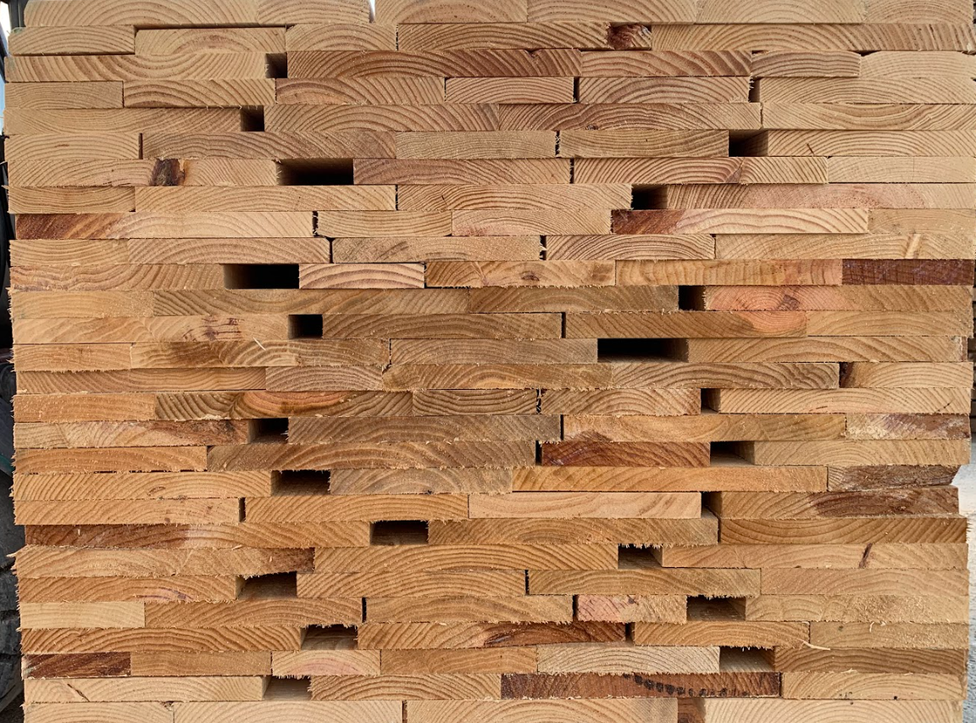
#> input picture scripts/tablas.png, 976 x 723 px, shrunk from 1152 x 853 before the run
$ jupyter execute ejemploDocumentacionLineasRectas.ipynb
#> lines starting #> are read from the running program, lines starting #| are printed output that depends on the picture; after the words box and inside, x2 and y2 are one past the last pixel; in counts of white or black regions, pixels touching at a corner belong together
# Ejemplo lineas rectas OpenCV documentación

[cell 1]
import numpy as np
import sys
import cv2 as cv
from matplotlib import pyplot as plt
import pylab # this allows you to control figure size

[cell 2]
pylab.rcParams['figure.figsize'] = (10.0, 8.0) # this controls figure size in the notebook

img1 = cv.imread("tablas.png")
#> img1 is the input picture: shape (723, 976, 3); mean B, G, R 91.2, 129.5, 174.7
tablasGrises= cv.cvtColor(img1, cv.COLOR_BGR2GRAY)
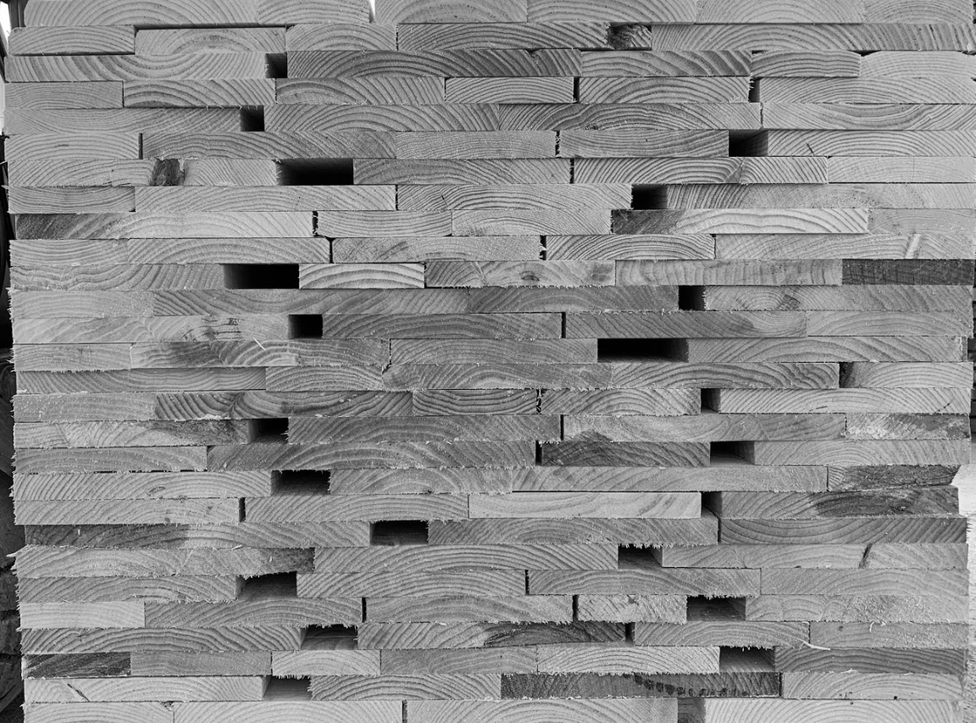
#> tablasGrises: shape (723, 976); min 0, max 255, mean 138.6


plt.imshow(tablasGrises, cmap='gray')

[cell 3]
gray = cv.bitwise_not(tablasGrises)
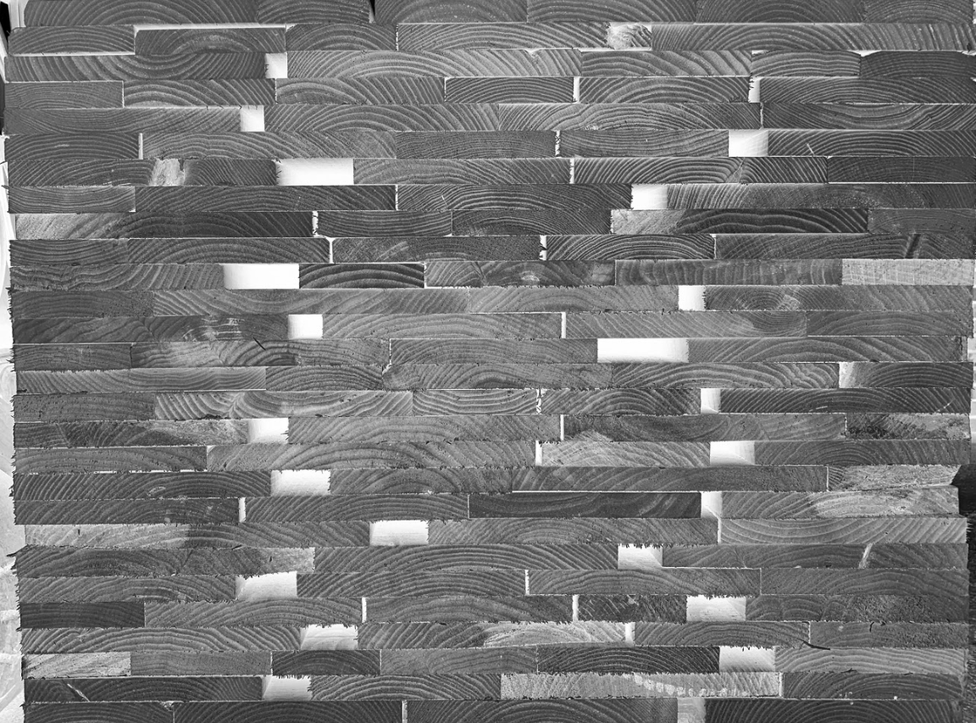
#> gray: shape (723, 976); min 0, max 255, mean 116.4
bw = cv.adaptiveThreshold(gray, 255, cv.ADAPTIVE_THRESH_MEAN_C, \
                                cv.THRESH_BINARY, 15, -2)
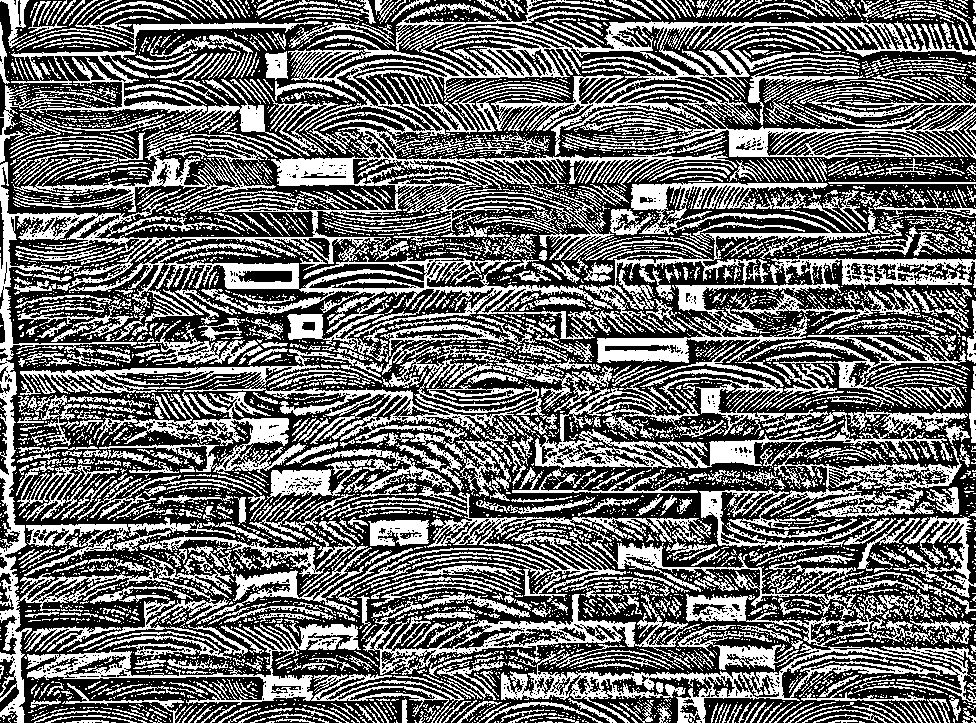
#> bw: shape (723, 976); 41.7% white; 5883 white regions (4866 under 20 px), largest, box (x1, y1, x2, y2) and area: (288, 0, 976, 181) 29787, (0, 127, 737, 723) 27951, (535, 369, 968, 538) 15369
plt.imshow(bw, cmap='gray')

[cell 4]
 # Create the images that will use to extract the horizontal and vertical lines
horizontal = np.copy(bw)
vertical = np.copy(bw)

[cell 5]
# Specify size on horizontal axis
cols = horizontal.shape[1]
#> cols = 976
horizontal_size = cols // 30
#> horizontal_size = 32
# Create structure element for extracting horizontal lines through morphology operations
horizontalStructure = cv.getStructuringElement(cv.MORPH_RECT, (horizontal_size, 1))
# Apply morphology operations

horizontal = cv.erode(horizontal, horizontalStructure, iterations=1)
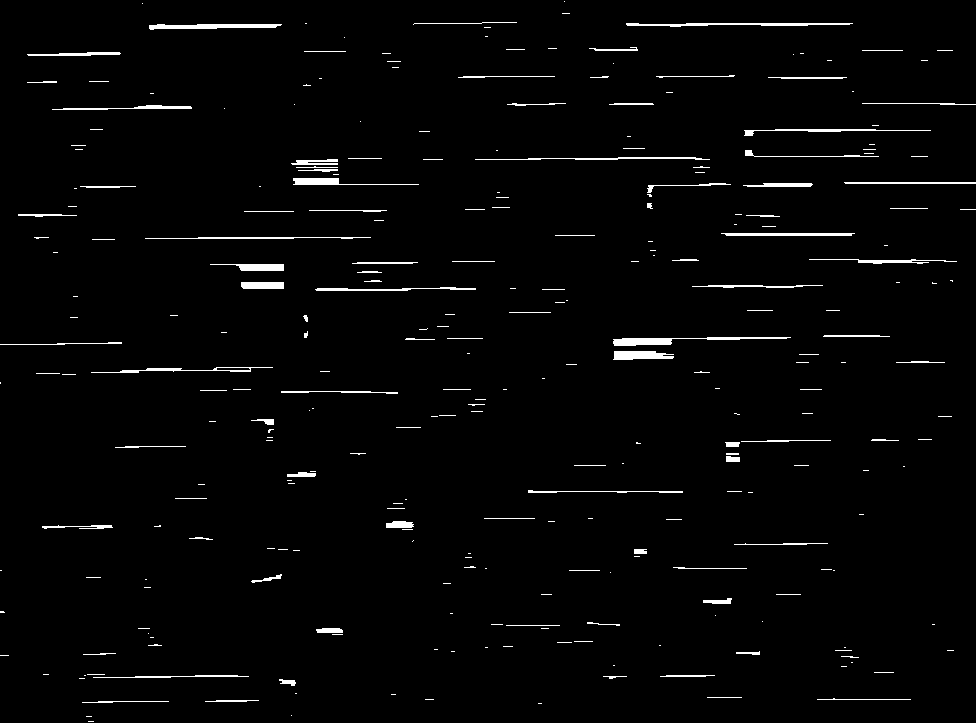
#> horizontal: shape (723, 976); 2.1% white; 285 white regions (174 under 20 px), largest, box (x1, y1, x2, y2) and area: (613, 337, 791, 346) 654, (149, 24, 282, 30) 552, (626, 23, 853, 27) 543
horizontal = cv.dilate(horizontal, horizontalStructure, iterations=1)
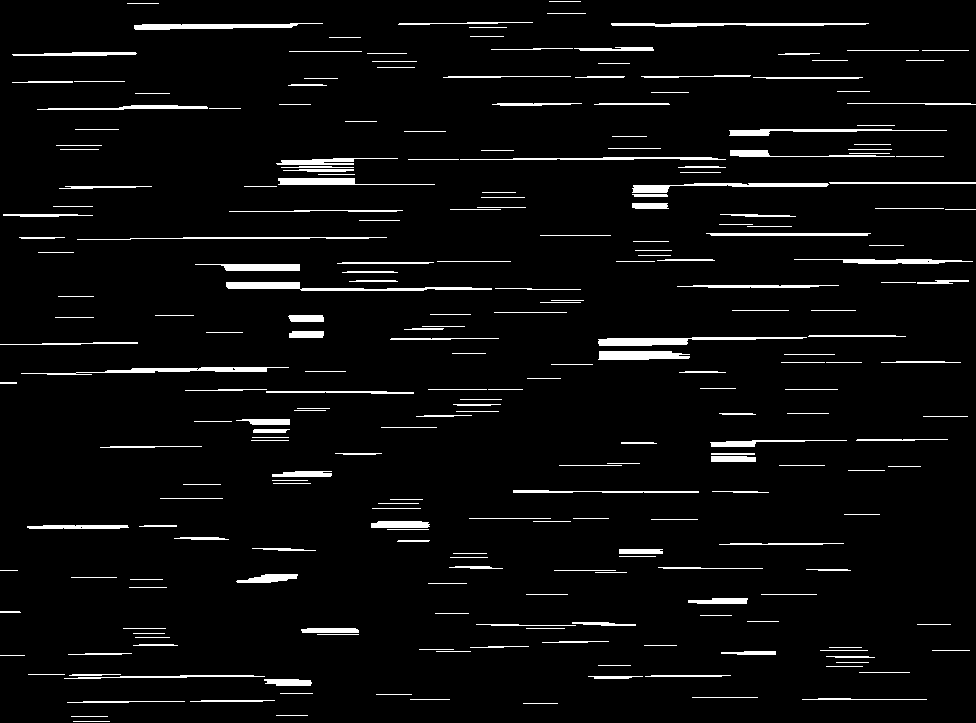
#> horizontal: shape (723, 976); 4.5% white; 255 white regions (1 under 20 px), largest, box (x1, y1, x2, y2) and area: (226, 282, 492, 291) 1036, (598, 337, 807, 346) 964, (21, 367, 289, 375) 827
plt.imshow(horizontal, cmap='gray')

[cell 6]
  # Specify size on vertical axis
rows = vertical.shape[0]
#> rows = 723
verticalsize = rows // 30
#> verticalsize = 24
# Create structure element for extracting vertical lines through morphology operations
verticalStructure = cv.getStructuringElement(cv.MORPH_RECT, (1, verticalsize))
#> verticalStructure = 24 values from 1 to 1
# Apply morphology operations
vertical = cv.erode(vertical, verticalStructure)
#> vertical: shape (723, 976); 0.36% white; 124 white regions (96 under 20 px), largest, box (x1, y1, x2, y2) and area: (2, 199, 11, 276) 300, (7, 402, 13, 477) 273, (4, 296, 12, 349) 179
vertical = cv.dilate(vertical, verticalStructure)
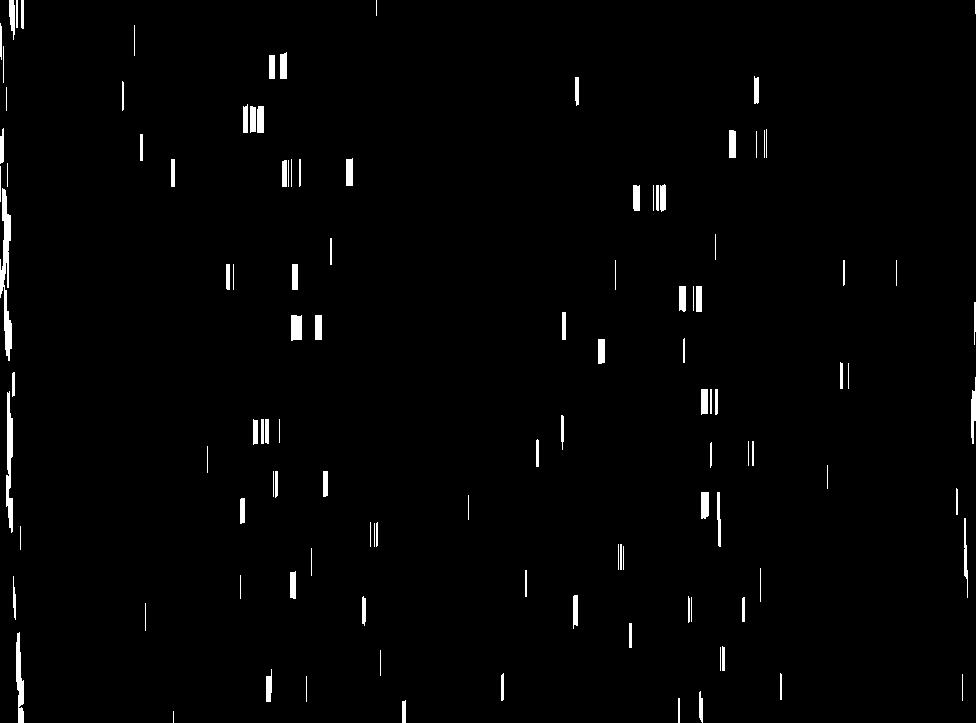
#> vertical: shape (723, 976); 1.6% white; 114 white regions (3 under 20 px), largest, box (x1, y1, x2, y2) and area: (0, 188, 12, 361) 1004, (6, 391, 13, 533) 645, (16, 632, 24, 723) 460


plt.imshow(vertical, cmap='gray')

$ run again, with scripts/canalV.jpg saved as scripts/tablas.png
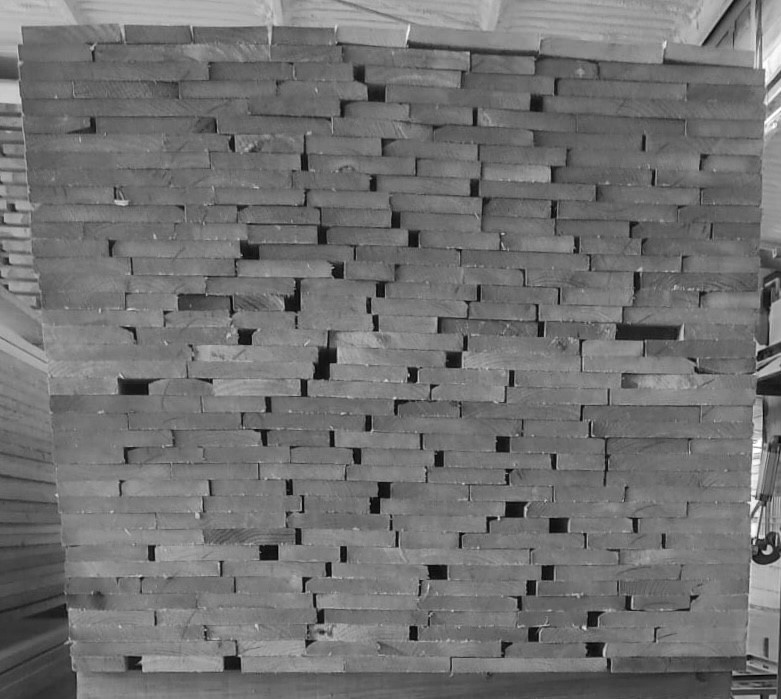
#> input picture scripts/canalV.jpg, 781 x 699 px
#> img1 is the input picture: shape (699, 781, 3); min 0, max 255, mean 113.4
#> `bw = cv.adaptiveThreshold(gray, 255, cv.ADAPTIVE_THRESH_MEAN_C, \ cv.T..`:
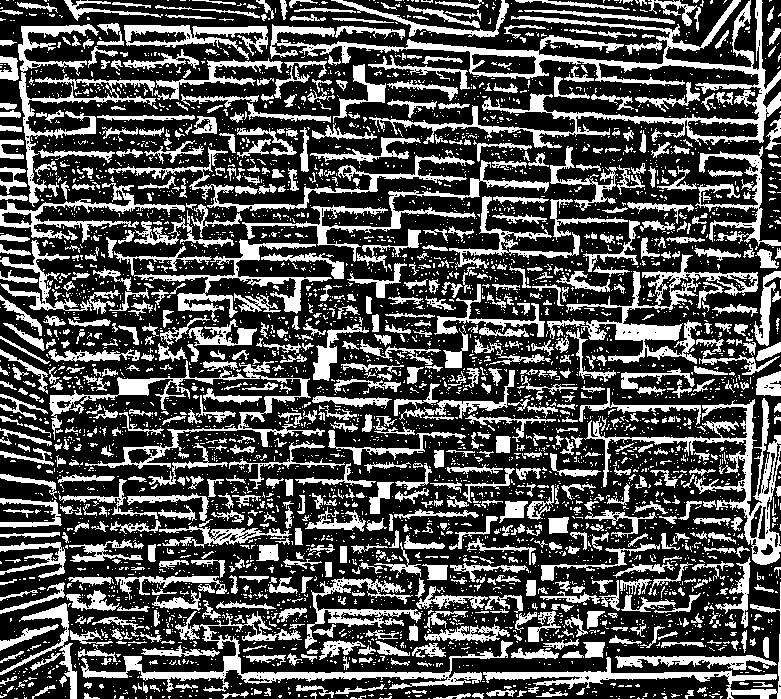
#> bw: shape (699, 781); 31.2% white; 4727 white regions (3913 under 20 px), largest, box (x1, y1, x2, y2) and area: (270, 0, 781, 148) 10885, (584, 398, 781, 565) 4841, (81, 611, 513, 692) 4674
#> `vertical = cv.dilate(vertical, verticalStructure)`:
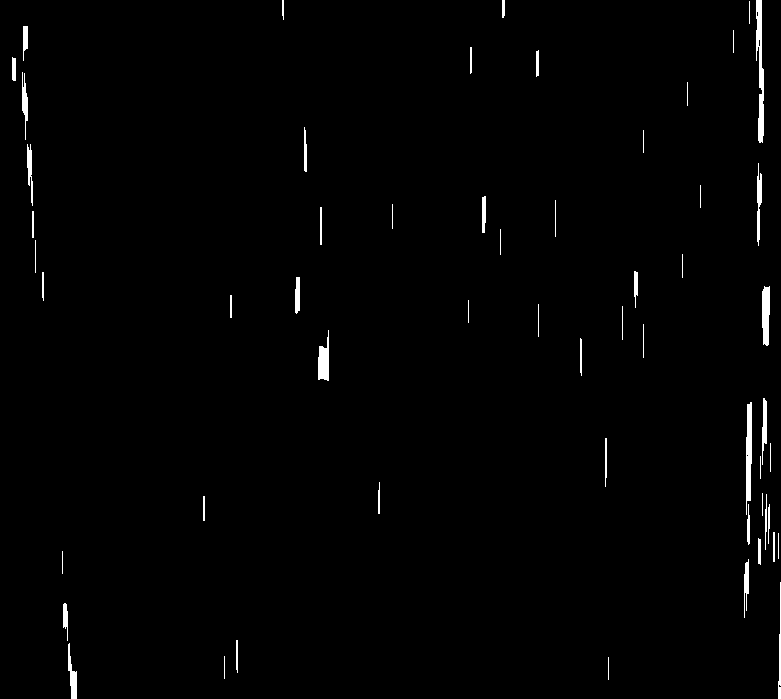
#> vertical: shape (699, 781); 1.1% white; 57 white regions, largest, box (x1, y1, x2, y2) and area: (756, 0, 764, 143) 712, (746, 402, 752, 515) 529, (762, 286, 770, 346) 414
